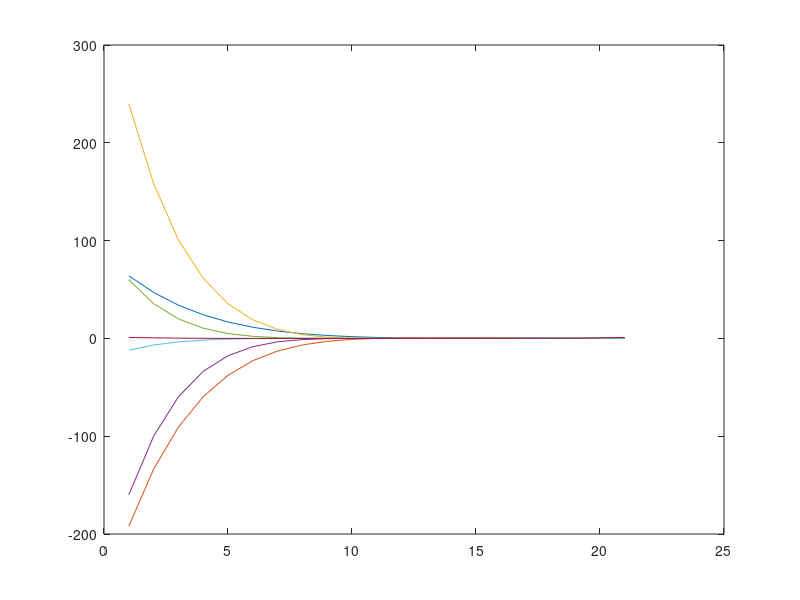

The MATLAB source for this figure:
n=6;
for i=0:n
  if i==0
    x=[1];
  else 
    x=[1,zeros(1,i)]
   endif
  v = (-1)^(n-i)* poly(ones(1,n-i));
  k = conv(x,v) * nchoosek(n,i);
  X = [-1:0.1:1];
  plot(polyval(k,X));
  hold on;
endfor


